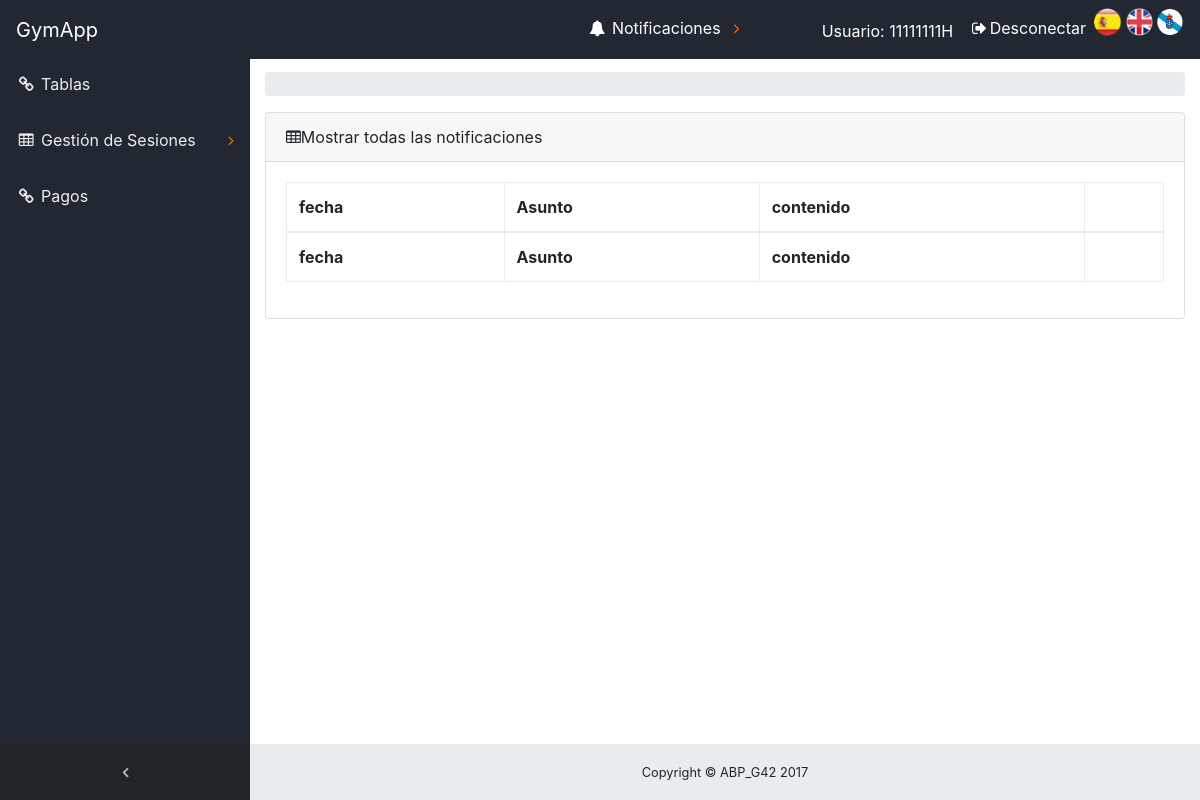
/ABP/index.php?controller=Notificacion&action=NotificacionListar (signed in), run on an earlier commit of the app's database.
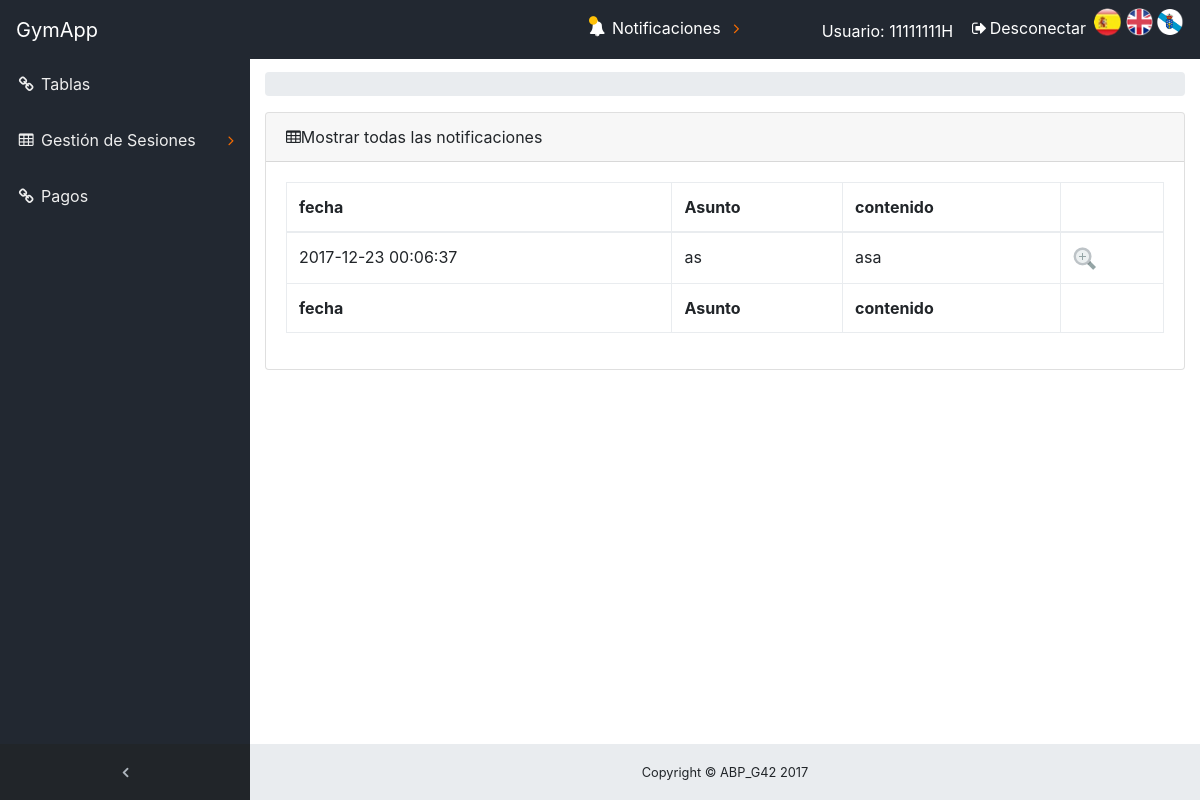
And on a later commit of the database.
### tables this page shows
CREATE TABLE `notificacion` (
  `idNotificacion` bigint(20) NOT NULL,
  `dniAdministrador` varchar(10) NOT NULL,
  `Asunto` varchar(50) NOT NULL,
  `contenido` text,
  `fecha` datetime NOT NULL
);

### ABP/core/ViewManager.php (called while the page is built, shortened)
<?php
class ViewManager {
	private $variables = array();
	public function setVariable($varname, $value, $flash=false) {
		$this->variables[$varname] = $value;
	}
	public function getVariable($varname, $default=NULL) {
		if (!isset($this->variables[$varname])) {
			return $default;
		}
		return $this->variables[$varname];
	}
	public function render($controller, $viewname) {
		include(__DIR__ . "/../view/$controller/$viewname.php");
	}
	private static $viewmanager_singleton = NULL;
	public static function getInstance() {
		if (self::$viewmanager_singleton == null) {
			self::$viewmanager_singleton = new ViewManager();
		}
		return self::$viewmanager_singleton;
	}
}

### ABP/controller/NotificacionController.php (called while the page is built, shortened)
<?php
require_once(__DIR__."/../core/ViewManager.php");
require_once(__DIR__ . "/../model/NotificacionMapper.php");
require_once(__DIR__ . "/../model/Notificacion.php");
require_once(__DIR__ . "/../core/permisos.php");
class NotificacionController extends BaseController
{
    private $notificacionMapper;
    public function __construct()
    {
        $this->notificacionMapper = new NotificacionMapper();
    }
    public function NotificacionListar()
    {
       $notificaciones = $this->notificacionMapper->listar();
       $this->view->setVariable("notificaciones",$notificaciones);
       $this->view->render("notificacion","notificacionSHOWALL");
    }
}
?>

### ABP/index.php (called while the page is built, shortened)
<?php
function run() {
	try {
		$controller = loadController($_GET["controller"]);
		$actionName = $_GET["action"];
		$controller->$actionName();
	} catch(Exception $ex) {
		die("An exception occured!!!!!".$ex->getMessage());
	}
}
function loadController($controllerName) {
	return new $controllerClassName();
}
run();
?>

### ABP/core/I18n.php (called while the page is built, shortened)
<?php
class I18n {
	private $messages;
	public function setLanguage($language) {
		$this->messages = $i18n_messages;
	}
	public function i18n($key) {
		if (isset($this->messages[$key])){
			return $this->messages[$key];
		}else{
			return $key;
		}
	}
	private static $i18n_singleton = null;
	public static function getInstance() {
		if (self::$i18n_singleton == NULL) {
			self::$i18n_singleton = new I18n();
		}
		return self::$i18n_singleton;
	}
}
function i18n($key) {
	return I18n::getInstance()->i18n($key);
}

### ABP/view/messages/messages_es.php (called while the page is built)
<?php
    $i18n_messages = array(
    	'Nombre'=> 'Nombre',
    	'Asunto' => 'Asunto',
    	'contenido' => 'contenido',
    	'nombre' => 'nombre',
    	'El atributo '=>'El atributo ',
    	' no puede ser vacío' => ' no puede ser vacío',
    	'Longitud incorrecta. El atributo ' => 'Longitud incorrecta. El atributo ',
    	' debe tener una longitud máxima de '=>' debe tener una longitud máxima de ',
    	' y tiene '=>' y tiene ',
    	'El atributo no sigue el formato correcto. Pruebe example@example.com' => 'El atributo no sigue el formato correcto. Pruebe example@example.com',
    	' contiene caracteres no alfabéticos'=>' contiene caracteres no alfabéticos',
    	' no esta comprendido en ['=>' no esta comprendido en [',
    	' no puede tener mas de ' => ' no puede tener mas de ',
    	'decimales'=>'decimales',
    	' no tiene 8 números seguidos de una letra: FORMATO INCORRECTO!!!'=>' no tiene 8 números seguidos de una letra: FORMATO INCORRECTO!!!',
    	'La letra del DNI no es correcta'=>'La letra del DNI no es correcta',
    	' no tiene un formato válido de telefeno.'=>' no tiene un formato válido de telefeno.',
    	' debe estar compuesto únicamente por digitos.'=>' debe estar compuesto únicamente por digitos.',
        'precio' => 'precio',
        ': activar para ordenar columna ascendentemente'=>': activar para ordenar columna ascendentemente',
        ': activar para ordenar columna descendentemente'=>': activar para ordenar columna descendentemente',
        'Primero' => 'Primero',
        'Último'=>'Último',
        'Siguiente'=>'Siguiente',
        'Anterior'=>'Anterior',
        'Tabla sin datos'=>'Tabla sin datos',
        'Mostrando _START_ a _END_ de _TOTAL_ elementos'=>'Mostrando _START_ a _END_ de _TOTAL_ elementos',
        'Mostrando 0 a 0 de 0 elementos'=>'Mostrando 0 a 0 de 0 elementos',
        '(filtrados de _MAX_ elementos totales)'=>'(filtrados de _MAX_ elementos totales)',
        'Mostrar _MENU_ elementos'=>'Mostrar _MENU_ elementos',
        'Cargando...'=>'Cargando...',
        'Procesando...'=>'Procesando...',
        'Buscar:'=>'Buscar:',
        'No se encontró nada'=>'No se encontró nada',
        'dni' => 'dni',
        'contraseña' => 'contraseña'
    );
?>

### ABP/model/Notificacion.php (called while the page is built, shortened)
<?php
class Notificacion
{
    private $idNotificacion;
    private $Asunto;
    private $contenido;
    private $fecha;
    function __construct($idNotificacion = NULL, $dniAdministrador = NULL,$Asunto = NULL,$contenido = NULL,$fecha = NULL)
    {
        $this->idNotificacion = $idNotificacion;
        $this->Asunto = $Asunto;
        $this->contenido = $contenido;
        $this->fecha = $fecha;
    }
    public function getIdNotificacion()
    {
        return $this->idNotificacion;
    }
    public function getAsunto()
    {
        return $this->Asunto;
    }
    public function getContenido()
    {
        return $this->contenido;
    }
    public function getFecha()
    {
        return $this->fecha;
    }
}
?>

### ABP/model/NotificacionMapper.php (called while the page is built, shortened)
<?php
require_once(__DIR__."/../core/Access_DB.php");
require_once(__DIR__."/Notificacion.php");
require_once(__DIR__ . "/../core/permisos.php");
Class NotificacionMapper
{
    protected $db;
    private $permisos;
    public function __construct()
    {
        $this->db=PDOConnection::getInstance();
                 $this->permisos= new Permisos();
    }
    public function listar()
    {
        if($this->permisos->esAdministrador())
        {
            $stmt = $this->db->query("SELECT * from notificacion");
        }else
        {
            $stmt = $this->db->prepare("SELECT N.idNotificacion, N.dniAdministrador,N.Asunto,N.contenido,N.fecha from notificacion N, notificacion_deportista D WHERE D.dniDeportista =? AND N.idNotificacion=D.idNotificacion");
            $stmt->execute(array($_SESSION['currentuser']));
        }
        $notificaciones_db = $stmt->fetchAll(PDO::FETCH_ASSOC);
        $notificaciones = array();
        foreach ($notificaciones_db as $notificacion)
        {
            array_push($notificaciones, new Notificacion($notificacion['idNotificacion'],$notificacion['dniAdministrador'],$notificacion['Asunto'],$notificacion['contenido'],$notificacion['fecha']));
        }
        return $notificaciones;
    }
}
?>

### ABP/core/Access_DB.php (called while the page is built, shortened)
<?php
class PDOConnection {
	private static $db_singleton = null;
	public static function getInstance() {
		if (self::$db_singleton == null) {
			self::$db_singleton = new PDO(
			"mysql:host=".HOST.";dbname=".DB.";charset=utf8",
			USER,
			PASS,
			array(
				PDO::ATTR_EMULATE_PREPARES => false,
				PDO::ATTR_ERRMODE => PDO::ERRMODE_EXCEPTION)
			);
		}
		return self::$db_singleton;
	}
}
?>

### ABP/core/permisos.php (called while the page is built, shortened)
<?php
require_once(__DIR__."/../core/Access_DB.php");
Class Permisos {
    protected $db;
    public function __construct(){
        $this->db=PDOConnection::getInstance();
    }
    public function esAdministrador()
    {
        $stmt= $this->db->prepare("SELECT dniAdministrador FROM administrador WHERE dniAdministrador=?");
        return false;
    }
}
?>

### ABP/View/notificacion/notificacionSHOWALL.php (the view, shortened to what the rows shown need)
<?php
    require_once(__DIR__."/../../core/ViewManager.php");
    $view = ViewManager::getInstance();
    $notificaciones = $view->getVariable("notificaciones");
?>
<div class="content-wrapper">
    <div class="container-fluid">
        <div class="card mb-3">
            <div class="card-body">
                <div class="table-responsive">
                    <table class="table table-bordered" id="dataTable" width="100%" cellspacing="0" >
                        <thead>
                            <tr>
                                <th><?= i18n("fecha") ?></th>
                                <th><?= i18n("Asunto") ?></th>
                                <th><?= i18n("contenido") ?></th>
                                <th></th>
                            </tr>
                        </thead>
                        <tfoot>
                            <tr>
                                <th><?= i18n("fecha") ?></th>
                                <th><?= i18n("Asunto") ?></th>
                                <th><?= i18n("contenido") ?></th>
                                <th></th>
                            </tr>
                        </tfoot>
                        <tbody>
                        <?php foreach($notificaciones as $notificacion){ ?>
                            <tr>
                                <td><?php echo $notificacion->getFecha(); ?></td>
                                <td><?php echo $notificacion->getAsunto(); ?></td>
                                <td><?php echo $notificacion->getContenido(); ?></td>
                                <td>
                                    <a href='./index.php?controller=Notificacion&amp;action=NotificacionView&amp;idNotificacion=<?php echo $notificacion->getIdNotificacion();?>'><img src='./view/Icons/detalle.png'>
                                    </a>
                                </td>
                            </tr>
                        <?php } ?>
                        </tbody>
                    </table>
                </div>
            </div>
        </div>
    </div>
</div>

What changed in the data, as far as the page shows it:
added notificacion: fecha "2017-12-23 00:06:37", Asunto "as", contenido "asa"
